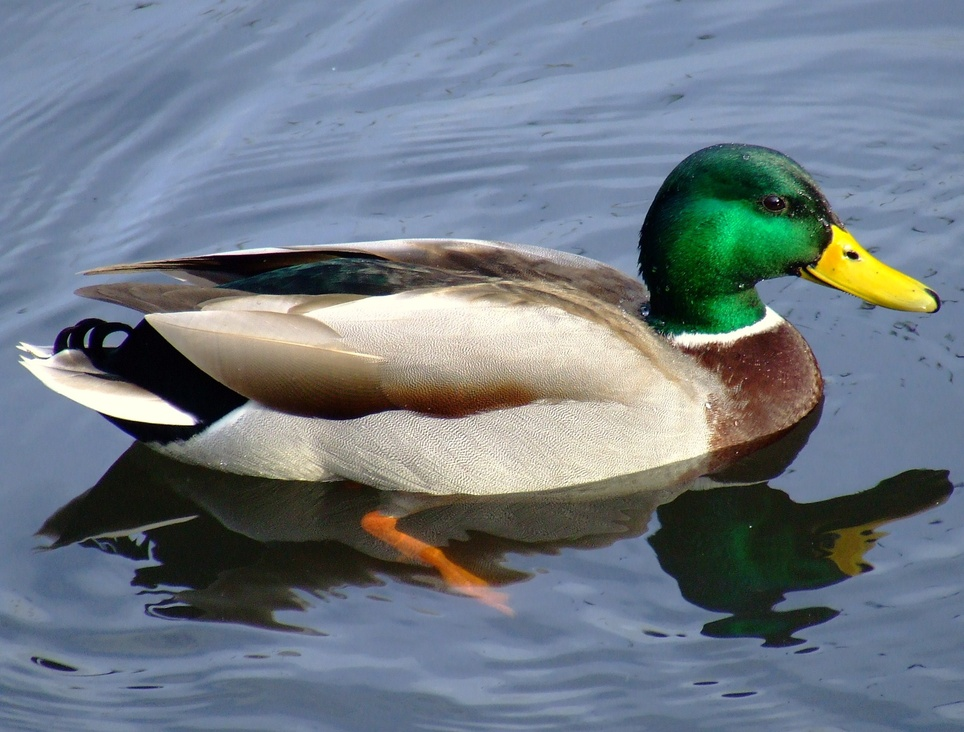
#> input picture python/ML tests/nucTest/duck.jpg, 964 x 732 px, shrunk from 2319 x 1762 before the run
$ python nucTest.py
#> lines starting #> are read from the running program, lines starting #| are printed output that depends on the picture
'''
import numpy as np
import os,sys
#import Image
jpgfile = np.image.open("dna.jpg")

print(jpgfile.bits, jpgfile.size, jpgfile.format)
'''


import skimage.color
from skimage.color import rgb2gray
from skimage import data, io, filters
from skimage.filters import gaussian

image = io.imread('./duck.jpg')
#> image is the input picture: shape (732, 964, 3); mean R, G, B 111, 121.4, 131.6
grey = rgb2gray(image)
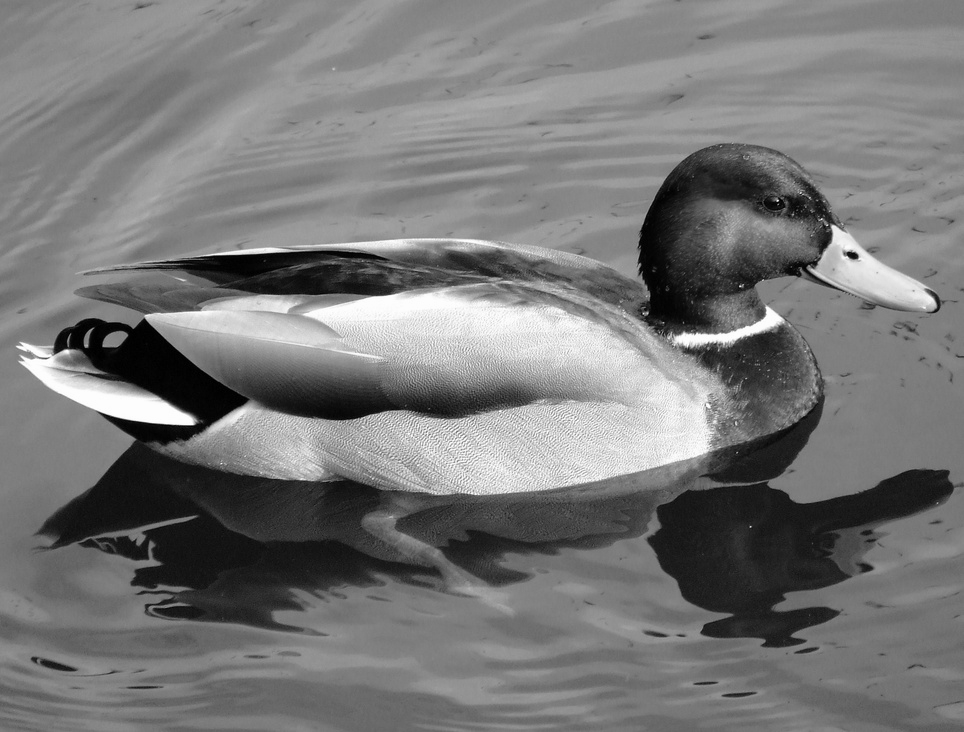
#> grey: shape (732, 964) float64; min 0, max 0.999, mean 0.47
hpf = gaussian(grey, sigma=0.4)

io.imshow(image)
io.show()

io.imshow(grey)
io.show()

io.imshow(hpf)
io.show()
